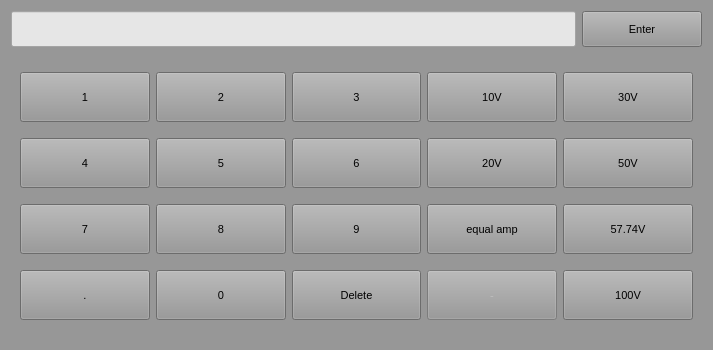
<?xml version="1.0" encoding="UTF-8"?>
<ui version="4.0">
 <class>WidgetKeyboardV_Digit</class>
 <widget class="QDialog" name="WidgetKeyboardV_Digit">
  <property name="geometry">
   <rect>
    <x>0</x>
    <y>0</y>
    <width>713</width>
    <height>350</height>
   </rect>
  </property>
  <property name="sizePolicy">
   <sizepolicy hsizetype="Preferred" vsizetype="Fixed">
    <horstretch>0</horstretch>
    <verstretch>0</verstretch>
   </sizepolicy>
  </property>
  <property name="minimumSize">
   <size>
    <width>700</width>
    <height>350</height>
   </size>
  </property>
  <property name="maximumSize">
   <size>
    <width>1024</width>
    <height>350</height>
   </size>
  </property>
  <property name="windowTitle">
   <string>WidgetKeyboardV_Digit</string>
  </property>
  <property name="styleSheet">
   <string notr="true">background-color: #979797;</string>
  </property>
  <layout class="QVBoxLayout" name="verticalLayout">
   <item>
    <layout class="QHBoxLayout" name="horizontalLayout_2">
     <item>
      <widget class="QLineEdit" name="lineEdit">
       <property name="sizePolicy">
        <sizepolicy hsizetype="Expanding" vsizetype="Fixed">
         <horstretch>0</horstretch>
         <verstretch>0</verstretch>
        </sizepolicy>
       </property>
       <property name="minimumSize">
        <size>
         <width>0</width>
         <height>36</height>
        </size>
       </property>
       <property name="styleSheet">
        <string notr="true">background-color: rgb(230, 230, 230);</string>
       </property>
      </widget>
     </item>
     <item>
      <widget class="QToolButton" name="btn_enter">
       <property name="sizePolicy">
        <sizepolicy hsizetype="Fixed" vsizetype="Fixed">
         <horstretch>0</horstretch>
         <verstretch>0</verstretch>
        </sizepolicy>
       </property>
       <property name="minimumSize">
        <size>
         <width>120</width>
         <height>36</height>
        </size>
       </property>
       <property name="maximumSize">
        <size>
         <width>180</width>
         <height>36</height>
        </size>
       </property>
       <property name="font">
        <font>
         <pointsize>8</pointsize>
        </font>
       </property>
       <property name="accessibleName">
        <string>0x01000004</string>
       </property>
       <property name="text">
        <string>Enter</string>
       </property>
       <property name="autoRepeat">
        <bool>true</bool>
       </property>
      </widget>
     </item>
    </layout>
   </item>
   <item>
    <widget class="QWidget" name="widget" native="true">
     <layout class="QGridLayout" name="gridLayout">
      <item row="0" column="1">
       <widget class="QToolButton" name="btn_2">
        <property name="sizePolicy">
         <sizepolicy hsizetype="Preferred" vsizetype="Fixed">
          <horstretch>0</horstretch>
          <verstretch>0</verstretch>
         </sizepolicy>
        </property>
        <property name="minimumSize">
         <size>
          <width>120</width>
          <height>50</height>
         </size>
        </property>
        <property name="maximumSize">
         <size>
          <width>16777215</width>
          <height>50</height>
         </size>
        </property>
        <property name="font">
         <font>
          <pointsize>8</pointsize>
         </font>
        </property>
        <property name="accessibleName">
         <string>0x51</string>
        </property>
        <property name="text">
         <string>2</string>
        </property>
        <property name="autoRepeat">
         <bool>true</bool>
        </property>
       </widget>
      </item>
      <item row="0" column="0">
       <widget class="QToolButton" name="btn_1">
        <property name="sizePolicy">
         <sizepolicy hsizetype="Preferred" vsizetype="Fixed">
          <horstretch>0</horstretch>
          <verstretch>0</verstretch>
         </sizepolicy>
        </property>
        <property name="minimumSize">
         <size>
          <width>120</width>
          <height>50</height>
         </size>
        </property>
        <property name="maximumSize">
         <size>
          <width>16777215</width>
          <height>50</height>
         </size>
        </property>
        <property name="font">
         <font>
          <pointsize>8</pointsize>
         </font>
        </property>
        <property name="accessibleName">
         <string>0x51</string>
        </property>
        <property name="text">
         <string>1</string>
        </property>
        <property name="autoRepeat">
         <bool>true</bool>
        </property>
       </widget>
      </item>
      <item row="2" column="2">
       <widget class="QToolButton" name="btn_6">
        <property name="sizePolicy">
         <sizepolicy hsizetype="Preferred" vsizetype="Fixed">
          <horstretch>0</horstretch>
          <verstretch>0</verstretch>
         </sizepolicy>
        </property>
        <property name="minimumSize">
         <size>
          <width>120</width>
          <height>50</height>
         </size>
        </property>
        <property name="maximumSize">
         <size>
          <width>16777215</width>
          <height>50</height>
         </size>
        </property>
        <property name="font">
         <font>
          <pointsize>8</pointsize>
         </font>
        </property>
        <property name="accessibleName">
         <string>0x51</string>
        </property>
        <property name="text">
         <string>6</string>
        </property>
        <property name="autoRepeat">
         <bool>true</bool>
        </property>
       </widget>
      </item>
      <item row="0" column="2">
       <widget class="QToolButton" name="btn_3">
        <property name="sizePolicy">
         <sizepolicy hsizetype="Preferred" vsizetype="Fixed">
          <horstretch>0</horstretch>
          <verstretch>0</verstretch>
         </sizepolicy>
        </property>
        <property name="minimumSize">
         <size>
          <width>120</width>
          <height>50</height>
         </size>
        </property>
        <property name="maximumSize">
         <size>
          <width>16777215</width>
          <height>50</height>
         </size>
        </property>
        <property name="font">
         <font>
          <pointsize>8</pointsize>
         </font>
        </property>
        <property name="accessibleName">
         <string>0x51</string>
        </property>
        <property name="text">
         <string>3</string>
        </property>
        <property name="autoRepeat">
         <bool>true</bool>
        </property>
       </widget>
      </item>
      <item row="2" column="1">
       <widget class="QToolButton" name="btn_5">
        <property name="sizePolicy">
         <sizepolicy hsizetype="Preferred" vsizetype="Fixed">
          <horstretch>0</horstretch>
          <verstretch>0</verstretch>
         </sizepolicy>
        </property>
        <property name="minimumSize">
         <size>
          <width>120</width>
          <height>50</height>
         </size>
        </property>
        <property name="maximumSize">
         <size>
          <width>16777215</width>
          <height>50</height>
         </size>
        </property>
        <property name="font">
         <font>
          <pointsize>8</pointsize>
         </font>
        </property>
        <property name="accessibleName">
         <string>0x51</string>
        </property>
        <property name="text">
         <string>5</string>
        </property>
        <property name="autoRepeat">
         <bool>true</bool>
        </property>
       </widget>
      </item>
      <item row="3" column="0">
       <widget class="QToolButton" name="btn_7">
        <property name="sizePolicy">
         <sizepolicy hsizetype="Preferred" vsizetype="Fixed">
          <horstretch>0</horstretch>
          <verstretch>0</verstretch>
         </sizepolicy>
        </property>
        <property name="minimumSize">
         <size>
          <width>120</width>
          <height>50</height>
         </size>
        </property>
        <property name="maximumSize">
         <size>
          <width>16777215</width>
          <height>50</height>
         </size>
        </property>
        <property name="font">
         <font>
          <pointsize>8</pointsize>
         </font>
        </property>
        <property name="accessibleName">
         <string>0x51</string>
        </property>
        <property name="text">
         <string>7</string>
        </property>
        <property name="autoRepeat">
         <bool>true</bool>
        </property>
       </widget>
      </item>
      <item row="3" column="1">
       <widget class="QToolButton" name="btn_8">
        <property name="sizePolicy">
         <sizepolicy hsizetype="Preferred" vsizetype="Fixed">
          <horstretch>0</horstretch>
          <verstretch>0</verstretch>
         </sizepolicy>
        </property>
        <property name="minimumSize">
         <size>
          <width>120</width>
          <height>50</height>
         </size>
        </property>
        <property name="maximumSize">
         <size>
          <width>16777215</width>
          <height>50</height>
         </size>
        </property>
        <property name="font">
         <font>
          <pointsize>8</pointsize>
         </font>
        </property>
        <property name="accessibleName">
         <string>0x51</string>
        </property>
        <property name="text">
         <string>8</string>
        </property>
        <property name="autoRepeat">
         <bool>true</bool>
        </property>
       </widget>
      </item>
      <item row="3" column="2">
       <widget class="QToolButton" name="btn_9">
        <property name="sizePolicy">
         <sizepolicy hsizetype="Preferred" vsizetype="Fixed">
          <horstretch>0</horstretch>
          <verstretch>0</verstretch>
         </sizepolicy>
        </property>
        <property name="minimumSize">
         <size>
          <width>120</width>
          <height>50</height>
         </size>
        </property>
        <property name="maximumSize">
         <size>
          <width>16777215</width>
          <height>50</height>
         </size>
        </property>
        <property name="font">
         <font>
          <pointsize>8</pointsize>
         </font>
        </property>
        <property name="accessibleName">
         <string>0x51</string>
        </property>
        <property name="text">
         <string>9</string>
        </property>
        <property name="autoRepeat">
         <bool>true</bool>
        </property>
       </widget>
      </item>
      <item row="2" column="0">
       <widget class="QToolButton" name="btn_4">
        <property name="sizePolicy">
         <sizepolicy hsizetype="Preferred" vsizetype="Fixed">
          <horstretch>0</horstretch>
          <verstretch>0</verstretch>
         </sizepolicy>
        </property>
        <property name="minimumSize">
         <size>
          <width>120</width>
          <height>50</height>
         </size>
        </property>
        <property name="maximumSize">
         <size>
          <width>16777215</width>
          <height>50</height>
         </size>
        </property>
        <property name="font">
         <font>
          <pointsize>8</pointsize>
         </font>
        </property>
        <property name="accessibleName">
         <string>0x51</string>
        </property>
        <property name="text">
         <string>4</string>
        </property>
        <property name="autoRepeat">
         <bool>true</bool>
        </property>
       </widget>
      </item>
      <item row="5" column="0">
       <widget class="QToolButton" name="btn_dol">
        <property name="sizePolicy">
         <sizepolicy hsizetype="Preferred" vsizetype="Fixed">
          <horstretch>0</horstretch>
          <verstretch>0</verstretch>
         </sizepolicy>
        </property>
        <property name="minimumSize">
         <size>
          <width>120</width>
          <height>50</height>
         </size>
        </property>
        <property name="maximumSize">
         <size>
          <width>16777215</width>
          <height>50</height>
         </size>
        </property>
        <property name="font">
         <font>
          <pointsize>8</pointsize>
         </font>
        </property>
        <property name="accessibleName">
         <string>0x51</string>
        </property>
        <property name="text">
         <string>.</string>
        </property>
        <property name="autoRepeat">
         <bool>true</bool>
        </property>
       </widget>
      </item>
      <item row="5" column="2">
       <widget class="QToolButton" name="btn_dele">
        <property name="sizePolicy">
         <sizepolicy hsizetype="Preferred" vsizetype="Fixed">
          <horstretch>0</horstretch>
          <verstretch>0</verstretch>
         </sizepolicy>
        </property>
        <property name="minimumSize">
         <size>
          <width>120</width>
          <height>50</height>
         </size>
        </property>
        <property name="maximumSize">
         <size>
          <width>16777215</width>
          <height>50</height>
         </size>
        </property>
        <property name="font">
         <font>
          <pointsize>8</pointsize>
         </font>
        </property>
        <property name="accessibleName">
         <string>0x4d</string>
        </property>
        <property name="text">
         <string>Delete</string>
        </property>
        <property name="autoRepeat">
         <bool>true</bool>
        </property>
       </widget>
      </item>
      <item row="5" column="1">
       <widget class="QToolButton" name="btn_0">
        <property name="sizePolicy">
         <sizepolicy hsizetype="Preferred" vsizetype="Fixed">
          <horstretch>0</horstretch>
          <verstretch>0</verstretch>
         </sizepolicy>
        </property>
        <property name="minimumSize">
         <size>
          <width>120</width>
          <height>50</height>
         </size>
        </property>
        <property name="maximumSize">
         <size>
          <width>16777215</width>
          <height>50</height>
         </size>
        </property>
        <property name="font">
         <font>
          <pointsize>8</pointsize>
         </font>
        </property>
        <property name="accessibleName">
         <string>0x51</string>
        </property>
        <property name="text">
         <string>0</string>
        </property>
        <property name="autoRepeat">
         <bool>true</bool>
        </property>
       </widget>
      </item>
      <item row="5" column="3">
       <widget class="QToolButton" name="btn_abc">
        <property name="enabled">
         <bool>false</bool>
        </property>
        <property name="sizePolicy">
         <sizepolicy hsizetype="Preferred" vsizetype="Fixed">
          <horstretch>0</horstretch>
          <verstretch>0</verstretch>
         </sizepolicy>
        </property>
        <property name="minimumSize">
         <size>
          <width>120</width>
          <height>50</height>
         </size>
        </property>
        <property name="maximumSize">
         <size>
          <width>16777215</width>
          <height>50</height>
         </size>
        </property>
        <property name="font">
         <font>
          <pointsize>8</pointsize>
         </font>
        </property>
        <property name="accessibleName">
         <string>0x51</string>
        </property>
        <property name="text">
         <string>-</string>
        </property>
        <property name="autoRepeat">
         <bool>true</bool>
        </property>
       </widget>
      </item>
      <item row="3" column="3">
       <widget class="QToolButton" name="btn_amp">
        <property name="sizePolicy">
         <sizepolicy hsizetype="Preferred" vsizetype="Fixed">
          <horstretch>0</horstretch>
          <verstretch>0</verstretch>
         </sizepolicy>
        </property>
        <property name="minimumSize">
         <size>
          <width>120</width>
          <height>50</height>
         </size>
        </property>
        <property name="maximumSize">
         <size>
          <width>16777215</width>
          <height>50</height>
         </size>
        </property>
        <property name="font">
         <font>
          <pointsize>8</pointsize>
         </font>
        </property>
        <property name="accessibleName">
         <string>0x51</string>
        </property>
        <property name="text">
         <string>equal amp</string>
        </property>
        <property name="autoRepeat">
         <bool>true</bool>
        </property>
       </widget>
      </item>
      <item row="0" column="3">
       <widget class="QToolButton" name="btn_10V">
        <property name="sizePolicy">
         <sizepolicy hsizetype="Preferred" vsizetype="Fixed">
          <horstretch>0</horstretch>
          <verstretch>0</verstretch>
         </sizepolicy>
        </property>
        <property name="minimumSize">
         <size>
          <width>120</width>
          <height>50</height>
         </size>
        </property>
        <property name="maximumSize">
         <size>
          <width>16777215</width>
          <height>50</height>
         </size>
        </property>
        <property name="font">
         <font>
          <pointsize>8</pointsize>
         </font>
        </property>
        <property name="accessibleName">
         <string>0x51</string>
        </property>
        <property name="text">
         <string>10V</string>
        </property>
        <property name="autoRepeat">
         <bool>true</bool>
        </property>
       </widget>
      </item>
      <item row="5" column="4">
       <widget class="QToolButton" name="btn_100V">
        <property name="sizePolicy">
         <sizepolicy hsizetype="Preferred" vsizetype="Fixed">
          <horstretch>0</horstretch>
          <verstretch>0</verstretch>
         </sizepolicy>
        </property>
        <property name="minimumSize">
         <size>
          <width>120</width>
          <height>50</height>
         </size>
        </property>
        <property name="maximumSize">
         <size>
          <width>16777215</width>
          <height>50</height>
         </size>
        </property>
        <property name="font">
         <font>
          <pointsize>8</pointsize>
         </font>
        </property>
        <property name="accessibleName">
         <string>0x51</string>
        </property>
        <property name="text">
         <string>100V</string>
        </property>
        <property name="autoRepeat">
         <bool>true</bool>
        </property>
       </widget>
      </item>
      <item row="3" column="4">
       <widget class="QToolButton" name="btn_57V">
        <property name="sizePolicy">
         <sizepolicy hsizetype="Preferred" vsizetype="Fixed">
          <horstretch>0</horstretch>
          <verstretch>0</verstretch>
         </sizepolicy>
        </property>
        <property name="minimumSize">
         <size>
          <width>120</width>
          <height>50</height>
         </size>
        </property>
        <property name="maximumSize">
         <size>
          <width>16777215</width>
          <height>50</height>
         </size>
        </property>
        <property name="font">
         <font>
          <pointsize>8</pointsize>
         </font>
        </property>
        <property name="accessibleName">
         <string>0x51</string>
        </property>
        <property name="text">
         <string>57.74V</string>
        </property>
        <property name="autoRepeat">
         <bool>true</bool>
        </property>
       </widget>
      </item>
      <item row="2" column="4">
       <widget class="QToolButton" name="btn_50V">
        <property name="sizePolicy">
         <sizepolicy hsizetype="Preferred" vsizetype="Fixed">
          <horstretch>0</horstretch>
          <verstretch>0</verstretch>
         </sizepolicy>
        </property>
        <property name="minimumSize">
         <size>
          <width>120</width>
          <height>50</height>
         </size>
        </property>
        <property name="maximumSize">
         <size>
          <width>16777215</width>
          <height>50</height>
         </size>
        </property>
        <property name="font">
         <font>
          <pointsize>8</pointsize>
         </font>
        </property>
        <property name="accessibleName">
         <string>0x51</string>
        </property>
        <property name="text">
         <string>50V</string>
        </property>
        <property name="autoRepeat">
         <bool>true</bool>
        </property>
       </widget>
      </item>
      <item row="2" column="3">
       <widget class="QToolButton" name="btn_20V">
        <property name="sizePolicy">
         <sizepolicy hsizetype="Preferred" vsizetype="Fixed">
          <horstretch>0</horstretch>
          <verstretch>0</verstretch>
         </sizepolicy>
        </property>
        <property name="minimumSize">
         <size>
          <width>120</width>
          <height>50</height>
         </size>
        </property>
        <property name="maximumSize">
         <size>
          <width>16777215</width>
          <height>50</height>
         </size>
        </property>
        <property name="font">
         <font>
          <pointsize>8</pointsize>
         </font>
        </property>
        <property name="focusPolicy">
         <enum>Qt::TabFocus</enum>
        </property>
        <property name="accessibleName">
         <string>0x51</string>
        </property>
        <property name="text">
         <string>20V</string>
        </property>
       </widget>
      </item>
      <item row="0" column="4">
       <widget class="QToolButton" name="btn_30V">
        <property name="sizePolicy">
         <sizepolicy hsizetype="Preferred" vsizetype="Fixed">
          <horstretch>0</horstretch>
          <verstretch>0</verstretch>
         </sizepolicy>
        </property>
        <property name="minimumSize">
         <size>
          <width>120</width>
          <height>50</height>
         </size>
        </property>
        <property name="maximumSize">
         <size>
          <width>16777215</width>
          <height>50</height>
         </size>
        </property>
        <property name="font">
         <font>
          <pointsize>8</pointsize>
         </font>
        </property>
        <property name="focusPolicy">
         <enum>Qt::TabFocus</enum>
        </property>
        <property name="accessibleName">
         <string>0x51</string>
        </property>
        <property name="text">
         <string>30V</string>
        </property>
       </widget>
      </item>
     </layout>
    </widget>
   </item>
  </layout>
 </widget>
 <resources/>
 <connections/>
</ui>
